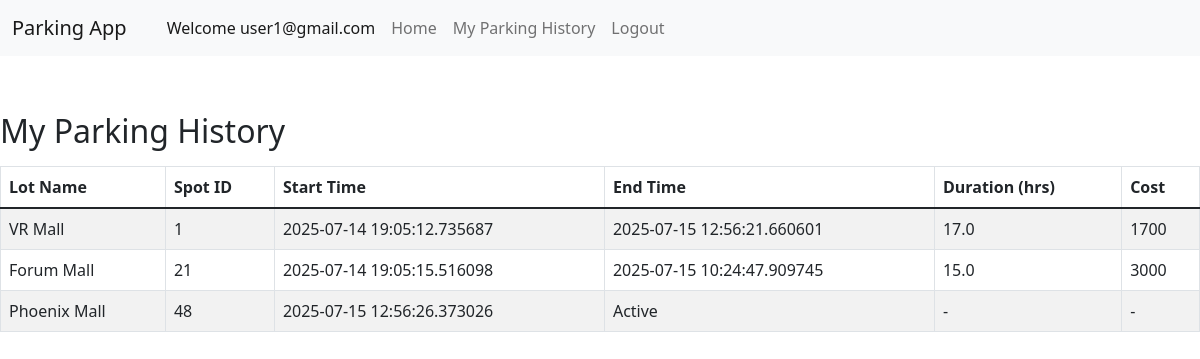
Page /my_summary (signed in) on the earlier database version.
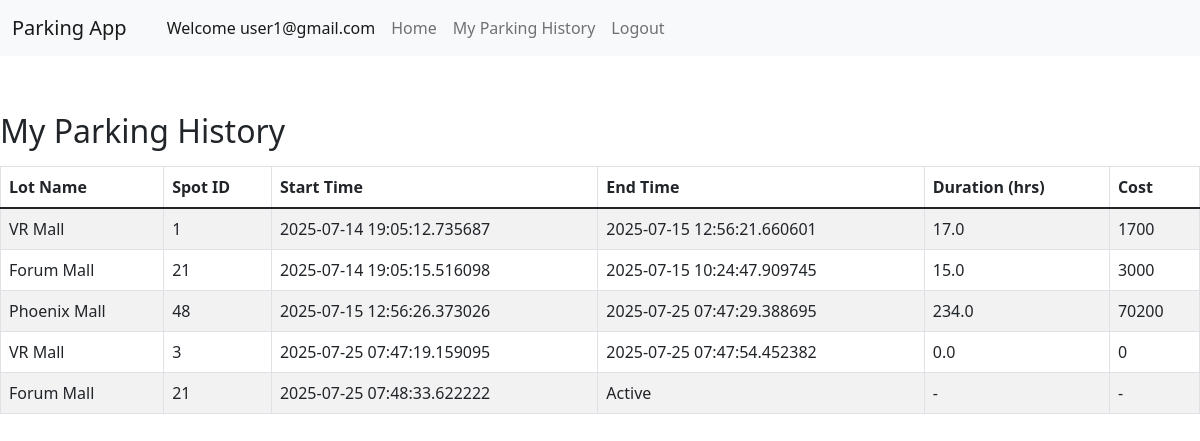
Same page on the later database version.
### pyfiles/models.py (models this page shows)
class ReserveParkingSpot(db.Model):
    __tablename__ = 'reserve_parking_spot'
    id = db.Column(db.Integer, primary_key=True)
    spot_id = db.Column(db.Integer, db.ForeignKey('parking_spot.id'), nullable=True)
    lot_id = db.Column(db.Integer,db.ForeignKey('parking_lot.id'), nullable=True)
    lot_name = db.Column(db.String(120),nullable=True)
    user_id = db.Column(db.Integer, db.ForeignKey('user.id'), nullable=False)
    parking_timestamp = db.Column(db.DateTime, nullable=False, default=datetime.now(timezone.utc))
    leaving_timestamp = db.Column(db.DateTime, nullable=True)
    parking_cost_per_hour = db.Column(db.Float, nullable=False)
    user = db.relationship('User', backref='reservations')
    spot = db.relationship('ParkingSpot', backref='reservations')

### pyfiles/routes.py (the view)
@app.route('/my_summary',methods=['GET'])
def my_summary():
    email = session.get('email',[])
    if not email:
        flash('Not Logged in','error')
        return redirect(url_for('login'))
    users = User.query.filter_by(email=session['email']).first()
    if not users:
        flash('Users not Found','error')
        return redirect(url_for('login'))
    user_reservation = users.reservations
    reservations =[]
    for res in user_reservation:
        start = res.parking_timestamp
        end = res.leaving_timestamp if res.leaving_timestamp is not None else None
        duration_in_secs = None
        duration = None
        cost = None
        if end:
            duration_in_secs = (end - start).total_seconds()
            duration = float(duration_in_secs//3600)
            cost = int(duration*res.parking_cost_per_hour)
        reservations.append({
        'lot_name' : res.lot_name,
        'spot_id' : res.spot_id,
        'start':start,
        'end':end,
        'duration':duration,
        'cost':cost
        })
    return render_template('user_summary.html',reservations=reservations)

### templates/user_summary.html
{% extends 'index.html' %} {% block title %} My Parking Summary {% endblock %}
{% block content %}
<h2 class="mt-4">My Parking History</h2>
<table class="table table-bordered table-striped mt-3">
  <thead>
    <tr>
      <th>Lot Name</th>
      <th>Spot ID</th>
      <th>Start Time</th>
      <th>End Time</th>
      <th>Duration (hrs)</th>
      <th>Cost</th>
    </tr>
  </thead>
  <tbody>
    {% for res in reservations %}
    <tr>
      <td>{{ res.lot_name }}</td>
      <td>{{ res.spot_id }}</td>
      <td>{{ res.start }}</td>
      <td>{{ res.end if res.end is not none else 'Active' }}</td>
      <td>{{ res.duration if res.duration is not none else '-' }}</td>
      <td>{{ res.cost if res.cost is not none else '-' }}</td>
    </tr>
    {% endfor %}
  </tbody>
</table>
{% endblock %}

Differences in the rows shown:
changed ReserveParkingSpot "Phoenix Mall": leaving_timestamp "Active" → "2025-07-25 07:47:29.388695"; duration "-" → "234.0"; cost "-" → "70200"
added ReserveParkingSpot: lot_name "VR Mall", spot_id "3", start "2025-07-25 07:47:19.159095", leaving_timestamp "2025-07-25 07:47:54.452382", duration "0.0", cost "0"
added ReserveParkingSpot: lot_name "Forum Mall", spot_id "21", start "2025-07-25 07:48:33.622222", end "Active", duration "-", cost "-"
